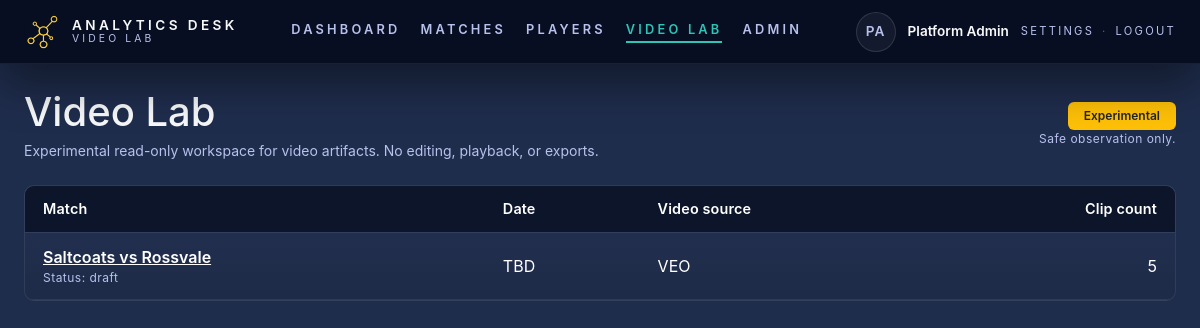
The app's page /video-lab (signed in) with its own data.
### tables this page shows
CREATE TABLE `matches` (
  `id` bigint(20) UNSIGNED NOT NULL,
  `club_id` bigint(20) UNSIGNED NOT NULL,
  `season_id` bigint(20) UNSIGNED DEFAULT NULL,
  `competition_id` bigint(20) UNSIGNED DEFAULT NULL,
  `home_team_id` bigint(20) UNSIGNED NOT NULL,
  `away_team_id` bigint(20) UNSIGNED NOT NULL,
  `kickoff_at` datetime DEFAULT NULL,
  `match_video` varchar(255) DEFAULT NULL,
  `venue` varchar(160) DEFAULT NULL,
  `referee` varchar(120) DEFAULT NULL,
  `attendance` int(11) DEFAULT NULL,
  `status` varchar(30) NOT NULL DEFAULT 'draft',
  `notes` text DEFAULT NULL,
  `events_version` bigint(20) UNSIGNED NOT NULL DEFAULT 0,
  `clips_version` bigint(20) UNSIGNED NOT NULL DEFAULT 0,
  `derived_version` bigint(20) UNSIGNED NOT NULL DEFAULT 0,
  `created_by` bigint(20) UNSIGNED NOT NULL,
  `created_at` datetime NOT NULL DEFAULT current_timestamp(),
  `updated_at` datetime DEFAULT NULL ON UPDATE current_timestamp()
);

### app/lib/video_lab_repository.php (called while the page is built, shortened)
<?php
function video_lab_list_matches_with_videos(?int $clubId = null): array
{
          $pdo = db();
          $params = [];
          $latestVideoSubquery = <<<'SQL'
(SELECT mv1.match_id, mv1.source_type, mv1.duration_seconds
 FROM match_videos mv1
 JOIN (
           SELECT match_id, MAX(id) AS max_id
           FROM match_videos
           GROUP BY match_id
 ) latest_mv ON latest_mv.match_id = mv1.match_id AND latest_mv.max_id = mv1.id) mv_latest
SQL;
          $sql = <<<SQL
SELECT m.id,
       m.club_id,
       m.kickoff_at,
       m.status,
       ht.name AS home_team,
       at.name AS away_team,
       comp.name AS competition,
       mv_latest.source_type,
       mv_latest.duration_seconds,
       COUNT(DISTINCT cl.id) AS clip_count
FROM matches m
JOIN teams ht ON ht.id = m.home_team_id
JOIN teams at ON at.id = m.away_team_id
LEFT JOIN competitions comp ON comp.id = m.competition_id
JOIN $latestVideoSubquery ON mv_latest.match_id = m.id
LEFT JOIN clips cl ON cl.match_id = m.id AND cl.deleted_at IS NULL
SQL;
          $sql .= ' GROUP BY m.id, m.club_id, m.kickoff_at, m.status, ht.name, at.name, comp.name, mv_latest.source_type, mv_latest.duration_seconds';
          $sql .= ' ORDER BY m.kickoff_at DESC, m.id DESC';
          $stmt = $pdo->prepare($sql);
          $stmt->execute($params);
          $matches = $stmt->fetchAll();
          return $matches;
}

### config/config.php (called while the page is built)
<?php
return [
          'app' => [
                    'name' => 'Analytics Desk',
                    'env'  => 'local',
                    'debug' => true,
                    'base_path' => '',
          ],
          'db' => [
                    'host' => '127.0.0.1',
                    'name' => 'project_1',
                    'user' => 'project_1',
                    'pass' => 'D&DNdtopmoff7!29',
                    'charset' => 'utf8mb4',
          ],
          'session' => [
                    'name' => 'analytics_session',
                    'lifetime' => 0,
          ],
          'phase3' => [
                    'video_lab_enabled' => true,
          ],
          'annotations' => [
                    'enabled' => true,
          ],
];

### app/lib/auth.php (called while the page is built, shortened)
<?php
function auth_boot()
{
          if (session_status() === PHP_SESSION_NONE) {
                    $config = require __DIR__ . '/../../config/config.php';
          }
}
function base_path(): string
{
          static $base;
          if ($base !== null) {
                    return $base;
          }
          $config = require __DIR__ . '/../../config/config.php';
          $base = rtrim($config['app']['base_path'] ?? '', '/');
          return $base;
}

### app/views/pages/video_lab/index.php (the view, shortened to what this page needs)
<?php
$base = base_path();
?>
<div class="d-flex align-items-center justify-content-between mb-4">
          <div>
                    <h1 class="mb-1">Video Lab</h1>
                    <p class="text-muted-alt text-sm mb-0">Experimental read-only workspace for video artifacts. No editing, playback, or exports.</p>
          </div>
          <div class="text-end">
                    <span class="badge bg-warning text-dark px-3 py-2 fw-semibold">Experimental</span>
                    <p class="text-xs text-muted-alt mb-0">Safe observation only.</p>
          </div>
</div>
<?php if (empty($matches)): ?>
          <div class="panel p-3 text-muted-alt text-sm">No matches with video records are available yet.</div>
<?php else: ?>
          <div class="match-table-wrap relative overflow-x-auto">
                    <table class="match-table">
                              <thead class="match-table-head">
                                        <tr>
                                                  <th>Match</th>
                                                  <th>Date</th>
                                                  <th>Video source</th>
                                                  <th class="text-end">Clip count</th>
                                        </tr>
                              </thead>
                              <tbody>
                                        <?php foreach ($matches as $match): ?>
                                                  <?php
                                                            $kickoffTs = !empty($match['kickoff_at']) ? strtotime($match['kickoff_at']) : null;
                                                            $kickoffLabel = $kickoffTs ? date('M j, Y H:i', $kickoffTs) : 'TBD';
                                                            $matchLabel = trim(($match['home_team'] ?? '') . ' vs ' . ($match['away_team'] ?? ''));
                                                            $clipCount = (int)($match['clip_count'] ?? 0);
                                                            $sourceType = $match['source_type'] ?? 'unknown';
                                                  ?>
                                                  <tr>
                                                            <td>
                                                                      <div class="fw-semibold">
                                                                                <a href="<?= htmlspecialchars($base) ?>/video-lab/match/<?= (int)$match['id'] ?>"><?= htmlspecialchars($matchLabel) ?></a>
                                                                      </div>
                                                                      <div class="text-muted-alt text-xs">Status: <?= htmlspecialchars($match['status'] ?? 'N/A') ?></div>
                                                            </td>
                                                            <td><?= htmlspecialchars($kickoffLabel) ?></td>
                                                            <td><?= htmlspecialchars(strtoupper($sourceType)) ?></td>
                                                            <td class="text-end"><?= $clipCount ?></td>
                                                  </tr>
                                        <?php endforeach; ?>
                              </tbody>
                    </table>
          </div>
<?php endif; ?>
<?php
require __DIR__ . '/../../layout.php';

### public/assets/css/app.css (style rules this page uses)
:root { --bg-primary: #14213D; --bg-secondary: #1F2D4D; --bg-tertiary: #243A5E; --text-primary: #FFFFFF; --text-secondary: #B8C1EC; --border-subtle: rgba(255, 255, 255, 0.08); --accent-primary: #2EC4B6; --accent-secondary: #FCA311; --accent-danger: #D62828; --accent-warning: #FFB703; --accent-success: #4CAF50; --bg-base: var(--bg-primary); --bg-panel: var(--bg-secondary); --bg-surface: var(--bg-secondary); --border-soft: var(--border-subtle); --text-muted: var(--text-secondary); --accent: var(--accent-primary); --accent-strong: #28B3A4; --radius-sm: 6px; --radius-md: 10px; --input-bg: var(--bg-secondary); --input-border: rgba(255, 255, 255, 0.12); --input-border-focus: var(--accent-primary); --top-nav-height: 64px; --top-nav-offset: 0; --top-nav-shadow: 0 20px 45px rgba(0, 0, 0, 0.45); }
body { background-color: var(--bg-base); color: var(--text-primary); font-family: 'Inter', 'Segoe UI', system-ui, -apple-system, sans-serif; display: flex; min-height: 100vh; flex-direction: column; margin: 0; }
body.has-top-nav { --top-nav-offset: var(--top-nav-height); }
a { color: var(--text-primary); }
.px-3 { padding-left: 1rem !important; padding-right: 1rem !important; }
.py-2 { padding-top: 0.5rem !important; padding-bottom: 0.5rem !important; }
.text-xs { font-size: 0.75rem !important; letter-spacing: 0.04em; }
.text-sm { font-size: 0.875rem !important; }
.text-muted-alt { color: var(--text-muted) !important; }
.match-table-wrap { background: linear-gradient(180deg, rgba(255, 255, 255, 0.02), rgba(0, 0, 0, 0.06)), var(--bg-panel); border: 1px solid var(--border-soft); border-radius: var(--radius-md); overflow-x: auto; position: relative; }
.match-table { width: 100%; border-collapse: collapse; color: var(--text-primary); min-width: 720px; }
.match-table th, .match-table td { padding: 12px 18px; border-bottom: 1px solid var(--border-soft); text-align: left; }
.match-table th { background: #0d152a; font-weight: 600; font-size: 0.9rem; letter-spacing: 0.01em; }
.match-table-head { border-bottom: 1px solid rgba(255, 255, 255, 0.06); }
.badge { border-radius: var(--radius-sm); }

### records on screen
matches: matchLabel "Saltcoats vs Rossvale", status "draft", kickoffLabel "TBD", sourceType "VEO", clipCount "5"

### other values on screen
$appName "ANALYTICS DESK"
$title "VIDEO LAB"
$item['label'] "DASHBOARD"
$item['label'] "MATCHES"
$item['label'] "PLAYERS"
$item['label'] "VIDEO LAB"
$item['label'] "ADMIN"
$initials "PA"
$displayName "Platform Admin"
